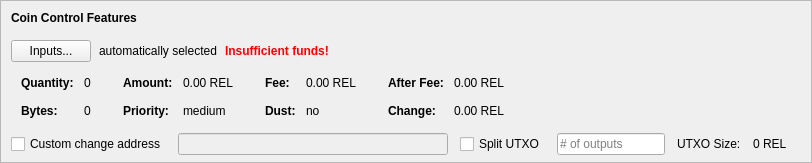
    <widget class="QFrame" name="frameCoinControl">
     <property name="sizePolicy">
      <sizepolicy hsizetype="Expanding" vsizetype="Expanding">
       <horstretch>0</horstretch>
       <verstretch>0</verstretch>
      </sizepolicy>
     </property>
     <property name="maximumSize">
      <size>
       <width>16777215</width>
       <height>16777215</height>
      </size>
     </property>
     <property name="frameShape">
      <enum>QFrame::StyledPanel</enum>
     </property>
     <property name="frameShadow">
      <enum>QFrame::Sunken</enum>
     </property>
     <layout class="QVBoxLayout" name="verticalLayoutCoinControl2">
      <property name="spacing">
       <number>0</number>
      </property>
      <property name="leftMargin">
       <number>0</number>
      </property>
      <property name="topMargin">
       <number>0</number>
      </property>
      <property name="rightMargin">
       <number>0</number>
      </property>
      <property name="bottomMargin">
       <number>6</number>
      </property>
      <item>
       <layout class="QVBoxLayout" name="verticalLayoutCoinControl" stretch="0,0,0,0,1">
        <property name="spacing">
         <number>0</number>
        </property>
        <property name="leftMargin">
         <number>10</number>
        </property>
        <property name="topMargin">
         <number>10</number>
        </property>
        <item>
         <layout class="QHBoxLayout" name="horizontalLayoutCoinControl1">
          <property name="bottomMargin">
           <number>15</number>
          </property>
          <item>
           <widget class="QLabel" name="labelCoinControlFeatures">
            <property name="sizePolicy">
             <sizepolicy hsizetype="Preferred" vsizetype="Maximum">
              <horstretch>0</horstretch>
              <verstretch>0</verstretch>
             </sizepolicy>
            </property>
            <property name="font">
             <font>
              <weight>75</weight>
              <bold>true</bold>
             </font>
            </property>
            <property name="styleSheet">
             <string notr="true">font-weight:bold;</string>
            </property>
            <property name="text">
             <string>Coin Control Features</string>
            </property>
           </widget>
          </item>
         </layout>
        </item>
        <item>
         <layout class="QHBoxLayout" name="horizontalLayoutCoinControl2" stretch="0,0,0,0">
          <property name="spacing">
           <number>8</number>
          </property>
          <property name="bottomMargin">
           <number>10</number>
          </property>
          <item>
           <widget class="QPushButton" name="pushButtonCoinControl">
            <property name="styleSheet">
             <string notr="true"/>
            </property>
            <property name="text">
             <string>Inputs...</string>
            </property>
            <property name="autoDefault">
             <bool>false</bool>
            </property>
           </widget>
          </item>
          <item>
           <widget class="QLabel" name="labelCoinControlAutomaticallySelected">
            <property name="text">
             <string>automatically selected</string>
            </property>
            <property name="margin">
             <number>5</number>
            </property>
           </widget>
          </item>
          <item>
           <widget class="QLabel" name="labelCoinControlInsuffFunds">
            <property name="font">
             <font>
              <weight>75</weight>
              <bold>true</bold>
             </font>
            </property>
            <property name="styleSheet">
             <string notr="true">color:red;font-weight:bold;</string>
            </property>
            <property name="text">
             <string>Insufficient funds!</string>
            </property>
            <property name="margin">
             <number>5</number>
            </property>
           </widget>
          </item>
          <item>
           <spacer name="horizontalSpacerCoinControl">
            <property name="orientation">
             <enum>Qt::Horizontal</enum>
            </property>
            <property name="sizeHint" stdset="0">
             <size>
              <width>40</width>
              <height>1</height>
             </size>
            </property>
           </spacer>
          </item>
         </layout>
        </item>
        <item>
         <widget class="QWidget" name="widgetCoinControl" native="true">
          <property name="sizePolicy">
           <sizepolicy hsizetype="Preferred" vsizetype="Preferred">
            <horstretch>0</horstretch>
            <verstretch>0</verstretch>
           </sizepolicy>
          </property>
          <property name="minimumSize">
           <size>
            <width>0</width>
            <height>0</height>
           </size>
          </property>
          <property name="styleSheet">
           <string notr="true"/>
          </property>
          <layout class="QHBoxLayout" name="horizontalLayoutCoinControl5">
           <property name="leftMargin">
            <number>0</number>
           </property>
           <property name="topMargin">
            <number>0</number>
           </property>
           <property name="rightMargin">
            <number>0</number>
           </property>
           <property name="bottomMargin">
            <number>0</number>
           </property>
           <item>
            <layout class="QHBoxLayout" name="horizontalLayoutCoinControl3" stretch="0,0,0,1">
             <property name="spacing">
              <number>20</number>
             </property>
             <property name="topMargin">
              <number>0</number>
             </property>
             <property name="bottomMargin">
              <number>10</number>
             </property>
             <item>
              <layout class="QFormLayout" name="formLayoutCoinControl1">
               <property name="horizontalSpacing">
                <number>10</number>
               </property>
               <property name="verticalSpacing">
                <number>14</number>
               </property>
               <property name="leftMargin">
                <number>10</number>
               </property>
               <property name="topMargin">
                <number>4</number>
               </property>
               <property name="rightMargin">
                <number>6</number>
               </property>
               <item row="0" column="0">
                <widget class="QLabel" name="labelCoinControlQuantityText">
                 <property name="font">
                  <font>
                   <weight>75</weight>
                   <bold>true</bold>
                  </font>
                 </property>
                 <property name="text">
                  <string>Quantity:</string>
                 </property>
                 <property name="margin">
                  <number>0</number>
                 </property>
                </widget>
               </item>
               <item row="0" column="1">
                <widget class="QLabel" name="labelCoinControlQuantity">
                 <property name="cursor">
                  <cursorShape>IBeamCursor</cursorShape>
                 </property>
                 <property name="contextMenuPolicy">
                  <enum>Qt::ActionsContextMenu</enum>
                 </property>
                 <property name="text">
                  <string notr="true">0</string>
                 </property>
                 <property name="margin">
                  <number>0</number>
                 </property>
                 <property name="textInteractionFlags">
                  <set>Qt::LinksAccessibleByMouse|Qt::TextSelectableByKeyboard|Qt::TextSelectableByMouse</set>
                 </property>
                </widget>
               </item>
               <item row="1" column="0">
                <widget class="QLabel" name="labelCoinControlBytesText">
                 <property name="font">
                  <font>
                   <weight>75</weight>
                   <bold>true</bold>
                  </font>
                 </property>
                 <property name="text">
                  <string>Bytes:</string>
                 </property>
                </widget>
               </item>
               <item row="1" column="1">
                <widget class="QLabel" name="labelCoinControlBytes">
                 <property name="cursor">
                  <cursorShape>IBeamCursor</cursorShape>
                 </property>
                 <property name="contextMenuPolicy">
                  <enum>Qt::ActionsContextMenu</enum>
                 </property>
                 <property name="text">
                  <string notr="true">0</string>
                 </property>
                 <property name="textInteractionFlags">
                  <set>Qt::LinksAccessibleByMouse|Qt::TextSelectableByKeyboard|Qt::TextSelectableByMouse</set>
                 </property>
                </widget>
               </item>
              </layout>
             </item>
             <item>
              <layout class="QFormLayout" name="formLayoutCoinControl2">
               <property name="horizontalSpacing">
                <number>10</number>
               </property>
               <property name="verticalSpacing">
                <number>14</number>
               </property>
               <property name="leftMargin">
                <number>6</number>
               </property>
               <property name="topMargin">
                <number>4</number>
               </property>
               <property name="rightMargin">
                <number>6</number>
               </property>
               <item row="0" column="0">
                <widget class="QLabel" name="labelCoinControlAmountText">
                 <property name="font">
                  <font>
                   <weight>75</weight>
                   <bold>true</bold>
                  </font>
                 </property>
                 <property name="text">
                  <string>Amount:</string>
                 </property>
                 <property name="margin">
                  <number>0</number>
                 </property>
                </widget>
               </item>
               <item row="0" column="1">
                <widget class="QLabel" name="labelCoinControlAmount">
                 <property name="cursor">
                  <cursorShape>IBeamCursor</cursorShape>
                 </property>
                 <property name="contextMenuPolicy">
                  <enum>Qt::ActionsContextMenu</enum>
                 </property>
                 <property name="text">
                  <string notr="true">0.00 REL</string>
                 </property>
                 <property name="textInteractionFlags">
                  <set>Qt::LinksAccessibleByMouse|Qt::TextSelectableByKeyboard|Qt::TextSelectableByMouse</set>
                 </property>
                </widget>
               </item>
               <item row="1" column="0">
                <widget class="QLabel" name="labelCoinControlPriorityText">
                 <property name="font">
                  <font>
                   <weight>75</weight>
                   <bold>true</bold>
                  </font>
                 </property>
                 <property name="text">
                  <string>Priority:</string>
                 </property>
                </widget>
               </item>
               <item row="1" column="1">
                <widget class="QLabel" name="labelCoinControlPriority">
                 <property name="cursor">
                  <cursorShape>IBeamCursor</cursorShape>
                 </property>
                 <property name="contextMenuPolicy">
                  <enum>Qt::ActionsContextMenu</enum>
                 </property>
                 <property name="text">
                  <string>medium</string>
                 </property>
                 <property name="textInteractionFlags">
                  <set>Qt::LinksAccessibleByMouse|Qt::TextSelectableByKeyboard|Qt::TextSelectableByMouse</set>
                 </property>
                </widget>
               </item>
              </layout>
             </item>
             <item>
              <layout class="QFormLayout" name="formLayoutCoinControl3">
               <property name="horizontalSpacing">
                <number>10</number>
               </property>
               <property name="verticalSpacing">
                <number>14</number>
               </property>
               <property name="leftMargin">
                <number>6</number>
               </property>
               <property name="topMargin">
                <number>4</number>
               </property>
               <property name="rightMargin">
                <number>6</number>
               </property>
               <item row="0" column="0">
                <widget class="QLabel" name="labelCoinControlFeeText">
                 <property name="font">
                  <font>
                   <weight>75</weight>
                   <bold>true</bold>
                  </font>
                 </property>
                 <property name="text">
                  <string>Fee:</string>
                 </property>
                 <property name="margin">
                  <number>0</number>
                 </property>
                </widget>
               </item>
               <item row="0" column="1">
                <widget class="QLabel" name="labelCoinControlFee">
                 <property name="cursor">
                  <cursorShape>IBeamCursor</cursorShape>
                 </property>
                 <property name="contextMenuPolicy">
                  <enum>Qt::ActionsContextMenu</enum>
                 </property>
                 <property name="text">
                  <string notr="true">0.00 REL</string>
                 </property>
                 <property name="textInteractionFlags">
                  <set>Qt::LinksAccessibleByMouse|Qt::TextSelectableByKeyboard|Qt::TextSelectableByMouse</set>
                 </property>
                </widget>
               </item>
               <item row="1" column="0">
                <widget class="QLabel" name="labelCoinControlLowOutputText">
                 <property name="font">
                  <font>
                   <weight>75</weight>
                   <bold>true</bold>
                  </font>
                 </property>
                 <property name="text">
                  <string>Dust:</string>
                 </property>
                </widget>
               </item>
               <item row="1" column="1">
                <widget class="QLabel" name="labelCoinControlLowOutput">
                 <property name="cursor">
                  <cursorShape>IBeamCursor</cursorShape>
                 </property>
                 <property name="contextMenuPolicy">
                  <enum>Qt::ActionsContextMenu</enum>
                 </property>
                 <property name="text">
                  <string>no</string>
                 </property>
                 <property name="textInteractionFlags">
                  <set>Qt::LinksAccessibleByMouse|Qt::TextSelectableByKeyboard|Qt::TextSelectableByMouse</set>
                 </property>
                </widget>
               </item>
              </layout>
             </item>
             <item>
              <layout class="QFormLayout" name="formLayoutCoinControl4">
               <property name="horizontalSpacing">
                <number>10</number>
               </property>
               <property name="verticalSpacing">
                <number>14</number>
               </property>
               <property name="leftMargin">
                <number>6</number>
               </property>
               <property name="topMargin">
                <number>4</number>
               </property>
               <property name="rightMargin">
                <number>6</number>
               </property>
               <item row="0" column="0">
                <widget class="QLabel" name="labelCoinControlAfterFeeText">
                 <property name="font">
                  <font>
                   <weight>75</weight>
                   <bold>true</bold>
                  </font>
                 </property>
                 <property name="text">
                  <string>After Fee:</string>
                 </property>
                 <property name="margin">
                  <number>0</number>
                 </property>
                </widget>
               </item>
               <item row="0" column="1">
                <widget class="QLabel" name="labelCoinControlAfterFee">
                 <property name="cursor">
                  <cursorShape>IBeamCursor</cursorShape>
                 </property>
                 <property name="contextMenuPolicy">
                  <enum>Qt::ActionsContextMenu</enum>
                 </property>
                 <property name="text">
                  <string notr="true">0.00 REL</string>
                 </property>
                 <property name="textInteractionFlags">
                  <set>Qt::LinksAccessibleByMouse|Qt::TextSelectableByKeyboard|Qt::TextSelectableByMouse</set>
                 </property>
                </widget>
               </item>
               <item row="1" column="0">
                <widget class="QLabel" name="labelCoinControlChangeText">
                 <property name="font">
                  <font>
                   <weight>75</weight>
                   <bold>true</bold>
                  </font>
                 </property>
                 <property name="text">
                  <string>Change:</string>
                 </property>
                </widget>
               </item>
               <item row="1" column="1">
                <widget class="QLabel" name="labelCoinControlChange">
                 <property name="cursor">
                  <cursorShape>IBeamCursor</cursorShape>
                 </property>
                 <property name="contextMenuPolicy">
                  <enum>Qt::ActionsContextMenu</enum>
                 </property>
                 <property name="text">
                  <string notr="true">0.00 REL</string>
                 </property>
                 <property name="textInteractionFlags">
                  <set>Qt::LinksAccessibleByMouse|Qt::TextSelectableByKeyboard|Qt::TextSelectableByMouse</set>
                 </property>
                </widget>
               </item>
              </layout>
             </item>
            </layout>
           </item>
          </layout>
         </widget>
        </item>
        <item>
         <layout class="QHBoxLayout" name="horizontalLayoutCoinControl4" stretch="0,0,0,0,0,0,0">
          <property name="spacing">
           <number>12</number>
          </property>
          <property name="sizeConstraint">
           <enum>QLayout::SetDefaultConstraint</enum>
          </property>
          <property name="topMargin">
           <number>5</number>
          </property>
          <property name="rightMargin">
           <number>5</number>
          </property>
          <item>
           <widget class="QCheckBox" name="checkBoxCoinControlChange">
            <property name="toolTip">
             <string>If this is activated, but the change address is empty or invalid, change will be sent to a newly generated address.</string>
            </property>
            <property name="text">
             <string>Custom change address</string>
            </property>
           </widget>
          </item>
          <item>
           <widget class="QValidatedLineEdit" name="lineEditCoinControlChange">
            <property name="enabled">
             <bool>false</bool>
            </property>
            <property name="sizePolicy">
             <sizepolicy hsizetype="Expanding" vsizetype="Fixed">
              <horstretch>0</horstretch>
              <verstretch>0</verstretch>
             </sizepolicy>
            </property>
           </widget>
          </item>
          <item>
           <widget class="QCheckBox" name="splitBlockCheckBox">
            <property name="text">
             <string>Split UTXO</string>
            </property>
           </widget>
          </item>
          <item>
           <widget class="QLineEdit" name="splitBlockLineEdit">
            <property name="sizePolicy">
             <sizepolicy hsizetype="Fixed" vsizetype="Fixed">
              <horstretch>50</horstretch>
              <verstretch>0</verstretch>
             </sizepolicy>
            </property>
            <property name="placeholderText">
             <string># of outputs</string>
            </property>
           </widget>
          </item>
          <item>
           <widget class="QLabel" name="labelBlockSizeText">
            <property name="text">
             <string>UTXO Size:</string>
            </property>
           </widget>
          </item>
          <item>
           <widget class="QLabel" name="labelBlockSize">
            <property name="text">
             <string>0 REL</string>
            </property>
           </widget>
          </item>
          <item>
           <widget class="QLabel" name="labelCoinControlChangeLabel">
            <property name="sizePolicy">
             <sizepolicy hsizetype="Preferred" vsizetype="Expanding">
              <horstretch>0</horstretch>
              <verstretch>0</verstretch>
             </sizepolicy>
            </property>
            <property name="minimumSize">
             <size>
              <width>0</width>
              <height>0</height>
             </size>
            </property>
            <property name="text">
             <string/>
            </property>
            <property name="margin">
             <number>3</number>
            </property>
           </widget>
          </item>
         </layout>
        </item>
        <item>
         <spacer name="verticalSpacerCoinControl">
          <property name="orientation">
           <enum>Qt::Vertical</enum>
          </property>
          <property name="sizeHint" stdset="0">
           <size>
            <width>800</width>
            <height>1</height>
           </size>
          </property>
         </spacer>
        </item>
       </layout>
      </item>
     </layout>
    </widget>
